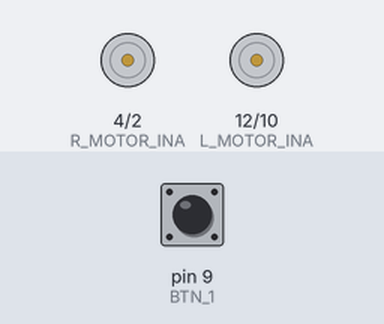
This sketch was run on a simulated Arduino Uno, built with avr-gcc and run on an emulated ATmega328P. Parts: motor-driver pin pairs drawn as motors (green arrow = first pin HIGH = forward, orange = second pin HIGH = backward, longer = more drive, scaled by the enable pin). The inputs (shaded band) are chosen by the test bench; at power-on: pin 9 (BTN_1) HIGH. At 5.9 s the program stops and its outputs stay as they are.

Above: at 0.8 s.
0.9 s: pin 9 (BTN_1) pulled LOW for 0.15 s
At 1.3 s:
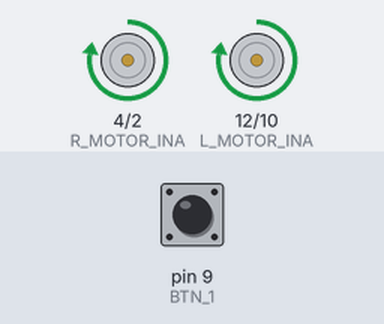
At 2.3 s:
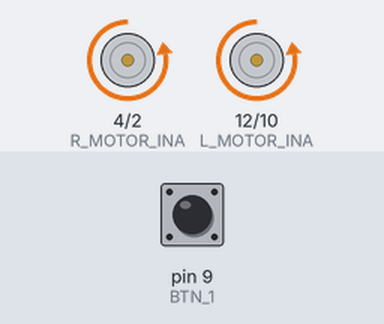
Timing chart, 0 to 6.9 s (numbered marks = the images above; inputs shaded):
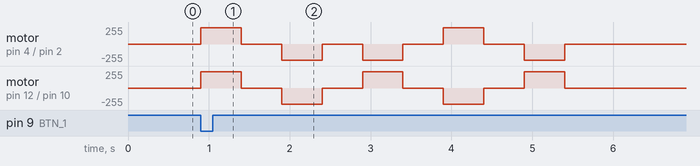

The sketch:

motor.ino
```cpp
#define  L_MOTOR_INA 12
#define  L_MOTOR_INB 10
#define  L_MOTOR_PWM 11
#define  R_MOTOR_INA 4
#define  R_MOTOR_INB 2
#define  R_MOTOR_PWM 3
#define  BTN_1 9


void setup() {
  // put your setup code here, to run once:
  pinMode(L_MOTOR_INA,OUTPUT);
  pinMode(L_MOTOR_INB,OUTPUT);
  pinMode(R_MOTOR_INA,OUTPUT);
  pinMode(R_MOTOR_INB,OUTPUT);
  pinMode(BTN_1,INPUT_PULLUP);
	while(digitalRead(BTN_1) == HIGH);
}

void loop() {


  setMotorPower(500,500,false);
  delay(500);
  setMotorPower(0,0,true);
  delay(500);
  setMotorPower(-500,-500,false);
  delay(500);
  setMotorPower(0,0,false);
  delay(500);
  setMotorPower(500,-500,false);
  delay(500);
  setMotorPower(0,0,false);
  delay(500);
  setMotorPower(-500,500,false);
  delay(500);
  setMotorPower(0,0,false);
  delay(500);
  setMotorPower(500,-500,false);
  delay(500);
  setMotorPower(0,0,false);
  delay(500);
  while(1){

  }
}

void setMotorPower(int l_power,int r_power,boolean m_break){

  if(m_break == true){
    digitalWrite(L_MOTOR_INA,HIGH);
    digitalWrite(L_MOTOR_INB,HIGH);
    analogWrite(L_MOTOR_PWM,0);
    digitalWrite(R_MOTOR_INA,HIGH);
    digitalWrite(R_MOTOR_INB,HIGH);
    analogWrite(R_MOTOR_PWM,0);
  return;
  }

  if(l_power > 0){
      digitalWrite(L_MOTOR_INA,HIGH);
      digitalWrite(L_MOTOR_INB,LOW);
    }else if(l_power < 0){
      digitalWrite(L_MOTOR_INA,LOW);
      digitalWrite(L_MOTOR_INB,HIGH);
    }else{
      digitalWrite(L_MOTOR_INA,LOW);
      digitalWrite(L_MOTOR_INB,LOW);
    }
   analogWrite(L_MOTOR_PWM,abs(l_power));

    if(r_power > 0){
      digitalWrite(R_MOTOR_INA,HIGH);
      digitalWrite(R_MOTOR_INB,LOW);
    }else if(r_power < 0){
      digitalWrite(R_MOTOR_INA,LOW);
      digitalWrite(R_MOTOR_INB,HIGH);
    }else{
      digitalWrite(R_MOTOR_INA,LOW);
      digitalWrite(R_MOTOR_INB,LOW);
    }
   analogWrite(R_MOTOR_PWM,abs(r_power));
}
```
